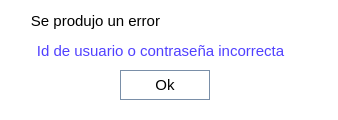
<?xml version="1.0" encoding="UTF-8"?>
<ui version="4.0">
 <class>Dialog</class>
 <widget class="QDialog" name="Dialog">
  <property name="geometry">
   <rect>
    <x>0</x>
    <y>0</y>
    <width>338</width>
    <height>120</height>
   </rect>
  </property>
  <property name="windowTitle">
   <string>Dialog</string>
  </property>
  <property name="layoutDirection">
   <enum>Qt::LeftToRight</enum>
  </property>
  <property name="styleSheet">
   <string notr="true">background-color: rgb(255, 255, 255)</string>
  </property>
  <widget class="QPushButton" name="pushlogin">
   <property name="geometry">
    <rect>
     <x>120</x>
     <y>70</y>
     <width>90</width>
     <height>30</height>
    </rect>
   </property>
   <property name="font">
    <font>
     <family>Segoe UI Symbol</family>
     <pointsize>11</pointsize>
    </font>
   </property>
   <property name="styleSheet">
    <string notr="true">background-color: rgb(255, 255, 255);
border: 1px solid rgb(122, 143, 168);</string>
   </property>
   <property name="text">
    <string>Ok</string>
   </property>
  </widget>
  <widget class="QLabel" name="label">
   <property name="geometry">
    <rect>
     <x>10</x>
     <y>10</y>
     <width>171</width>
     <height>21</height>
    </rect>
   </property>
   <property name="font">
    <font>
     <family>Segoe UI Symbol</family>
     <pointsize>11</pointsize>
    </font>
   </property>
   <property name="styleSheet">
    <string notr="true">background-color: rgb(255, 255, 255)</string>
   </property>
   <property name="text">
    <string>Se produjo un error</string>
   </property>
   <property name="alignment">
    <set>Qt::AlignCenter</set>
   </property>
  </widget>
  <widget class="QLabel" name="label_2">
   <property name="geometry">
    <rect>
     <x>10</x>
     <y>40</y>
     <width>301</width>
     <height>21</height>
    </rect>
   </property>
   <property name="font">
    <font>
     <family>Segoe UI Symbol</family>
     <pointsize>11</pointsize>
    </font>
   </property>
   <property name="styleSheet">
    <string notr="true">background-color: rgb(255, 255, 255);
color: rgb(80, 64, 255)</string>
   </property>
   <property name="text">
    <string>Id de usuario o contraseña incorrecta</string>
   </property>
   <property name="textFormat">
    <enum>Qt::AutoText</enum>
   </property>
   <property name="alignment">
    <set>Qt::AlignCenter</set>
   </property>
  </widget>
 </widget>
 <resources/>
 <connections/>
</ui>
